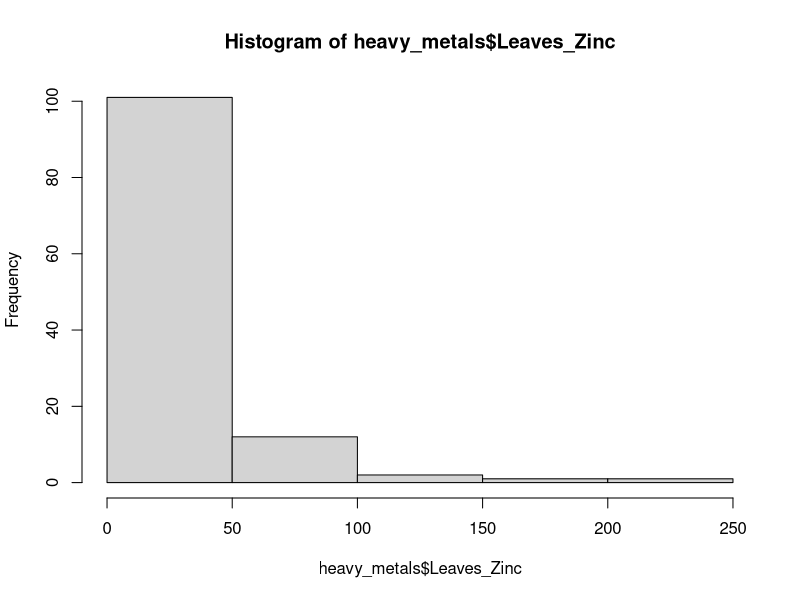
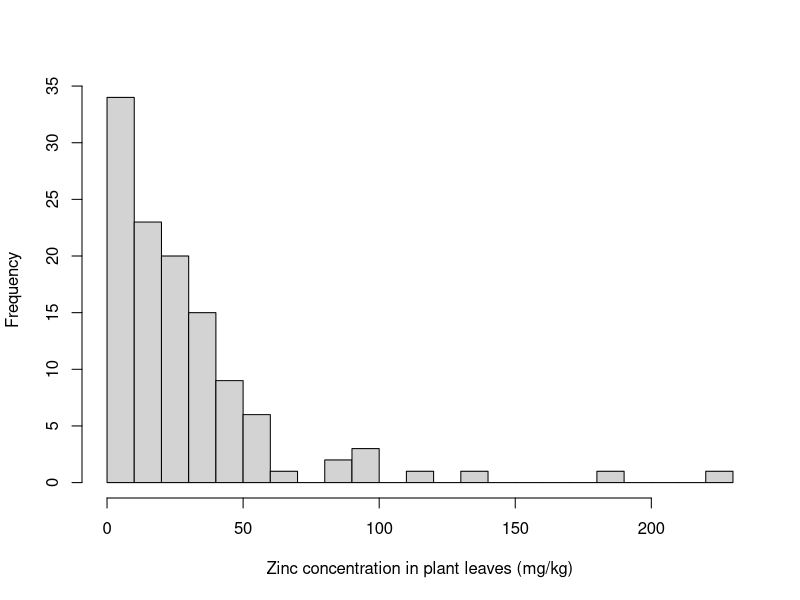
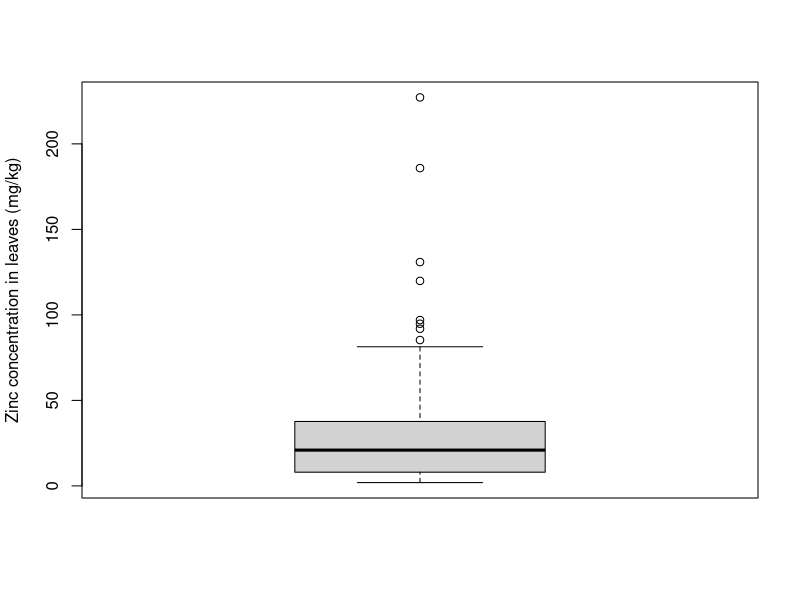
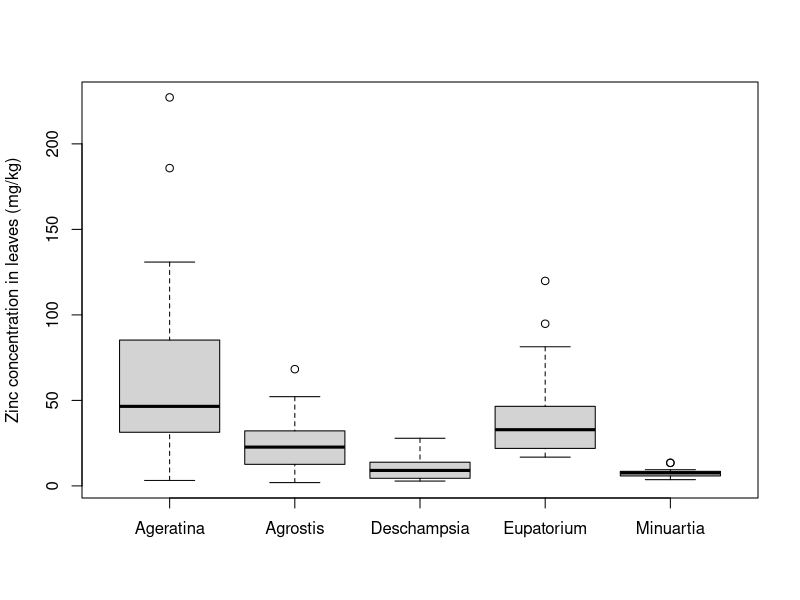
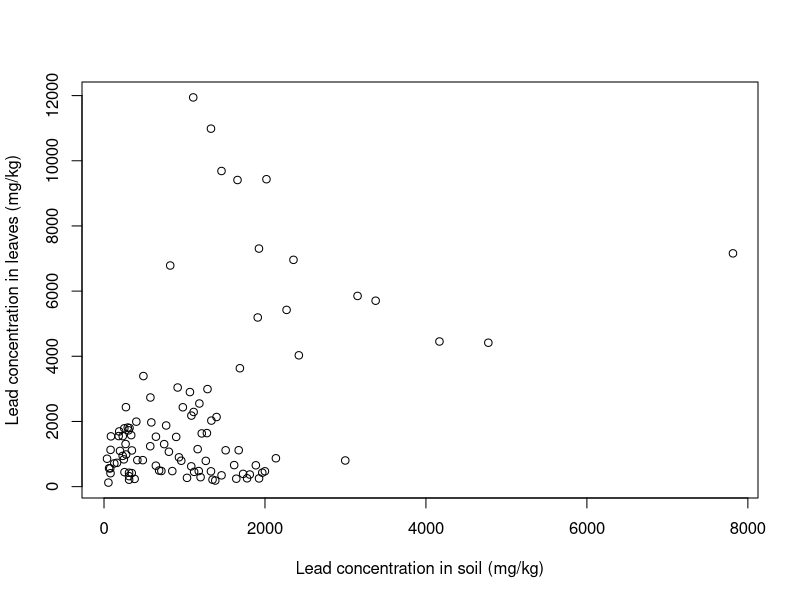
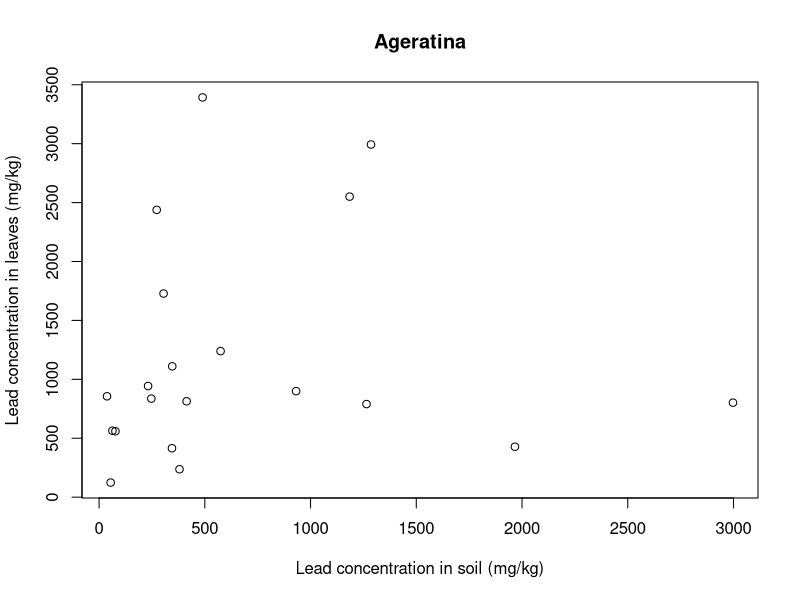
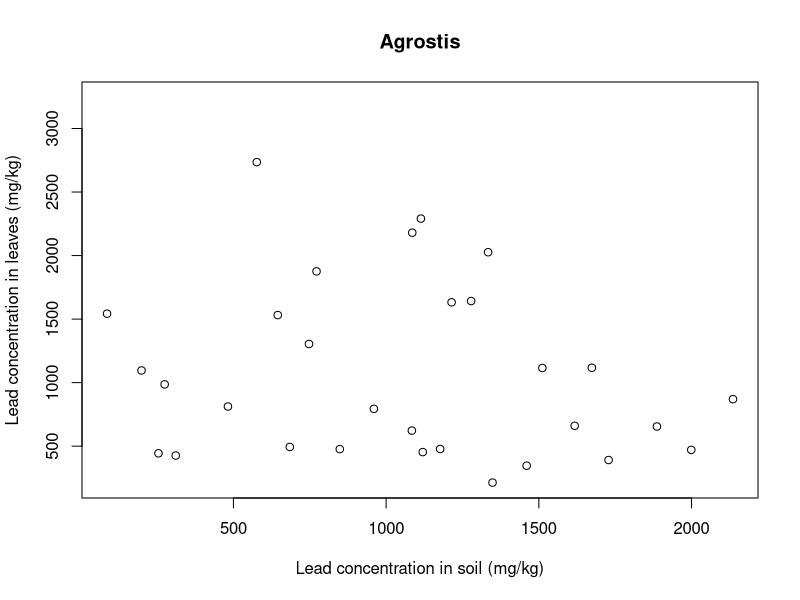
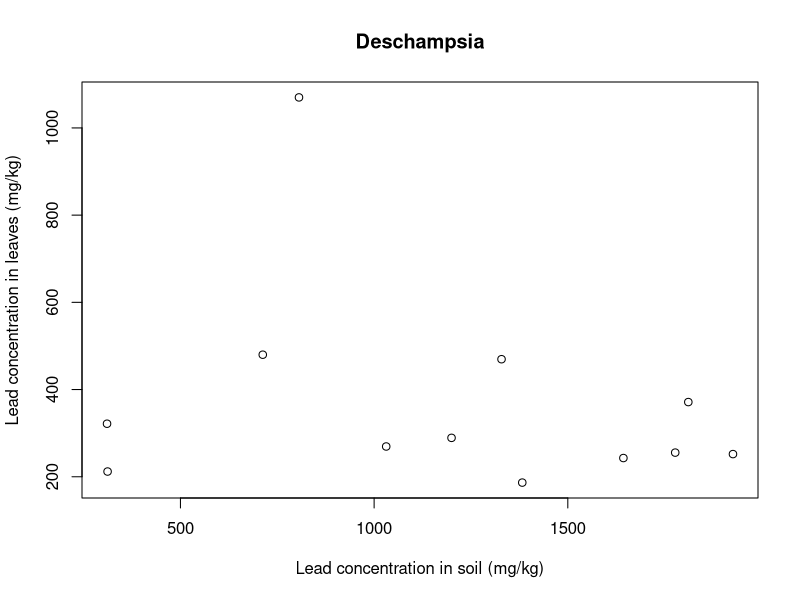

Source code (R) for these figures, in order: (Note: this script raises an error after producing the figures.)
## ---- chunk 1
knitr::opts_chunk$set(echo = TRUE)
#https://kbroman.org/knitr_knutshell/pages/Rmarkdown.html
## ---- chunk 2
library(ggplot2)
## ---- chunk 3
message("Error in library(ggrepel) : there is no package called ‘ggrepel’")
#echo = FALSE prevents chunk from printing the R code in the html
## ---- chunk 4
heavy_metals <- read.csv(file = "Dietterich et al 2017 data for R course.csv")
## ---- chunk 5
colnames(heavy_metals)
head(heavy_metals)
str(heavy_metals)
## ---- chunk 6
colnames(heavy_metals) <- c("SampleID", "Species", "Mycorrhizal_Colonization",
                            "Leaves_Cadmium", "Leaves_Zinc", "Leaves_Lead",
                            "Soil_Cadmium", "Soil_Lead", "Soil_Zinc")
## ---- chunk 7
colnames(heavy_metals)
## ---- chunk 8
# Create a vector with the genus names
genera <- c("Ageratina", "Deschampsia", "Eupatorium", "Minuartia", "Agrostis")
# Name the elements of this vector according to their code
names(genera) <- c("AA", "DF", "ES", "MP", "AP")
genera

# Let's try indexing the new genera object
genera[c("AA", "AA", "AA")] # We get 3 times the full genus name of code AA

# Now let's give it the entire column of species
genera[heavy_metals$Species] # We get a new vector of all the genera names according to the code!

# Use the command above to overwrite the content of the column Species
heavy_metals$Species <- genera[heavy_metals$Species]
## ---- chunk 9
heavy_metals[c(1,30,50,75,90), 1:5]
## ---- chunk 10
heavy_metals$Species <- as.factor(heavy_metals$Species)
str(heavy_metals)
## ---- chunk 11
hist(heavy_metals$Leaves_Zinc)
## ---- chunk 12
hist(heavy_metals$Leaves_Zinc, breaks = 20, # Specify number of bins
     main = "", # Plot title
     xlab = "Zinc concentration in plant leaves (mg/kg)", # Axes labels
     ylab = "Frequency")
## ---- chunk 13
help(hist)
?hist
## ---- chunk 14
boxplot(heavy_metals$Leaves_Zinc,
        ylab = "Zinc concentration in leaves (mg/kg)")
## ---- chunk 15
boxplot(formula = Leaves_Zinc ~ Species, data = heavy_metals,
        ylab = "Zinc concentration in leaves (mg/kg)",
        xlab = "")
## ---- chunk 16
plot(formula = Leaves_Lead ~ Soil_Lead, data = heavy_metals,
     ylab = "Lead concentration in leaves (mg/kg)",
     xlab = "Lead concentration in soil (mg/kg)")
## ---- chunk 17
for(i in 1:5){ # 5 species of plant
  each_plant = subset(heavy_metals, Species == levels(heavy_metals$Species)[i]) # subset for each species
  plot(formula = Leaves_Lead ~ Soil_Lead, data = each_plant, # plot variables
       main = levels(heavy_metals$Species)[i], # title indexed to get species name
       ylab = "Lead concentration in leaves (mg/kg)",
       xlab = "Lead concentration in soil (mg/kg)")}
## ---- chunk 18
palette.pals() # several new palettes added as of R v4.0.0
## ---- chunk 19
# data frame for the colors you want for each species
plant_colors <- data.frame(Species = factor(levels(heavy_metals$Species)),
                           Color = c("darkgreen", "darkorange",
                                     "deepskyblue", "firebrick", "darkviolet"),
                           Symbol = c(7,19,24,0,8))
plant_colors
## ---- chunk 20
# Creating a function to calculate the standard error - same as last week
se <- function(x) {
  sd(x)/sqrt(length(x))}
## ---- chunk 21
# Calculate mean and standard error of zinc concentrations for each species
for_barplot <- with(data = heavy_metals,
                    aggregate(formula = Leaves_Zinc ~ Species, FUN = mean))

colnames(for_barplot) <- c("Species", "Mean_Zinc")

for_barplot$SE_Zinc <- with(data = heavy_metals,
                            aggregate(formula = Leaves_Zinc ~ Species, FUN = se))[,2]

for_barplot
## ---- chunk 22
#pdf(file = "baseRpanel.pdf", width = 8, height = 8) # Explained below

# par = graphical parameters 
par(mfrow = c(2,2)) # mfrow: panel of 2x2 plots, ordered by row

# Histogram
hist(heavy_metals$Soil_Zinc, breaks = 20,
     main = "",
     xlab = "Zinc concentration in soil (mg/kg)")

# Boxplot
boxplot(formula = Leaves_Zinc ~ Species, data = heavy_metals,
        col = plant_colors$Color,
        xaxt = "n", # Suppress the x axis completely
        ylab = "Zinc concentration in leaves (mg/kg)",
        xlab = "",
        main = "Boxplots are better than barplots:")

text(x = 1:5, y = -23, # Position to add labels in x axis
     labels = for_barplot$Species, # Text to add
     xpd = TRUE, # Enable text outside the plot region
     srt = 15) # Angle

mtext(text = "GOOD INFO/INK RATIO",
      side = 3, # Side of graph
      col = "firebrick",
      cex = .8) # Size of text

# Scatter plot
plot(formula = Mycorrhizal_Colonization*100 ~ Soil_Zinc,
     data = heavy_metals,
     col = palette.colors(n = 5, "Dark 2"),
     pch = plant_colors$Symbol,
     ylab = "Root colonization by fungi (%)",
     xlab = "Zinc concentration in soil (mg/kg)")

mtext(text = "Different color palette just to illustrate",
      side = 4,
      col = "firebrick",
      cex = .8)

## text() - adds text to plot
## mtext() - adds text into one of the four margins of the plot

# Barplot
barplot(formula = Mean_Zinc ~ Species,
        data = for_barplot,
        col = plant_colors$Color,
        xaxt = "n",
        ylab = "Zinc concentration in leaves (mg/kg)",
        xlab = "",
        ylim = c(0,80))

text(x = c(0.7,1.9,3.1,4.3,5.5),
     y = -5,
     labels = for_barplot$Species,
     xpd=TRUE,
     srt=15)

arrows(y0 = for_barplot$Mean_Zinc-for_barplot$SE_Zinc,
       y1 = for_barplot$Mean_Zinc+for_barplot$SE_Zinc,
       x0 = c(0.7,1.9,3.1,4.3,5.5),
       x1 = c(0.7,1.9,3.1,4.3,5.5),
       angle=90,
       code=3,
       length = 0.1)

mtext(text = "BAD INFO/INK RATIO",
      side = 3,
      col = "firebrick",
      cex = .8)

par(mfrow = c(1,1)) # Set graphic device back to 1 plot only

#dev.off() # Explained below
## ---- chunk 23
pdf(file = "baseRhist.pdf", width = 5, height = 5) # Open device

hist(heavy_metals$Soil_Zinc, breaks = 20,
     main = "Zinc concentrations (mg/kg)", xlab= "Soil")

dev.off() # Close device
## ---- chunk 24
?ggplot
## ---- chunk 25
ggplot(heavy_metals) # Just an empty plot, but holds the data to be used
## ---- chunk 26
ggplot(heavy_metals, aes(x = Leaves_Zinc)) + # Dataset and variable specified to the x axis
  geom_histogram(bins = 20, na.rm = TRUE) # Specify histogram type of plot
## ---- chunk 27
gghist <- ggplot(heavy_metals, aes(x = Leaves_Zinc)) +
  geom_histogram(bins = 20, na.rm = TRUE) +
  theme_minimal() + # Various default themes
  labs(x = "Zinc concentration in plant leaves (mg/kg)", y = "Frequency") # Titles

gghist
## ---- chunk 28
ggplot(heavy_metals) +
  geom_boxplot(aes(y = Leaves_Zinc, x = Species), na.rm = TRUE) + # boxplot with variables in aesthetics
  theme_minimal() +
  labs(x = "", y = "Zinc concentration in plant leaves (mg/kg)")
## ---- chunk 29
ggplot(heavy_metals) +
  geom_boxplot(aes(y = Leaves_Zinc, x = Species,
                   col = Species, fill = Species), na.rm = TRUE) + # new color aesthetics
  theme_minimal() +
  labs(x = "", y = "Zinc concentration in plant leaves (mg/kg)")
## ---- chunk 30
ggplot(heavy_metals) +
  geom_boxplot(aes(y = Leaves_Zinc, x = Species,
                   col = Species, fill = Species),
               na.rm = TRUE,
               alpha = 0.3) + # Transparency
  theme_minimal() +
  labs(x = "", y = "Zinc concentration in plant leaves (mg/kg)") +
  scale_fill_brewer(palette = "Dark2") + # Color palette for the fill
  scale_color_brewer(palette = "Dark2") # and for the borders
## ---- chunk 31
?scale_color_brewer
## ---- chunk 32
ggbox <- ggplot(heavy_metals) +
  geom_boxplot(aes(y = Leaves_Zinc, x = Species,
                   col = Species, fill = Species),
               na.rm = TRUE,
               alpha = 0.6) +
  theme_minimal() +
  labs(x = "", y = "Zinc concentration in plant leaves (mg/kg)") +
  scale_fill_brewer(palette = "Dark2") +
  scale_color_brewer(palette = "Dark2") +
  theme(legend.position = "none", # Remove legend
        axis.text.x = element_text(face = "italic", # Make names italic
                                   size = 12, # Increase font size for x labels
                                   angle = 15)) # Angle of x labels

ggbox
## ---- chunk 33
ggpoint <- ggplot(heavy_metals, aes(x = Soil_Lead, y = Leaves_Lead)) +
  geom_point(aes(col = Species, fill = Species), # aestethics for geom_points
             na.rm = TRUE, pch = 22, size = 3) + # attributes for points
  theme_minimal() +
  theme(axis.title = element_text(size = 11),
        legend.text = element_text(face = "italic", size = 11), # Italics in the legend
        #legend.position = "top", # Position of legend
        legend.position = "none", # Position of legend
        legend.title = element_blank()) + # Remove title of legend
  scale_fill_brewer(palette = "Dark2") +
  scale_color_brewer(palette = "Dark2") +
  geom_text(aes(label = SampleID), data = subset(heavy_metals, Leaves_Lead > 10000)) + # Label subset of points
  labs(x = "Lead concentration in soil (mg/kg)",
       y = "Lead concentration in leaves (mg/kg)")

ggpoint
## ---- chunk 34
ggbar <- ggplot(heavy_metals, aes(y = Leaves_Zinc, x = Species,
                         col = Species, fill = Species)) +
  geom_bar(stat = "summary", fun = "mean", na.rm = TRUE) + # Barplot with mean as summary statistics
  stat_summary(fun.data = mean_se, geom = "errorbar", na.rm = TRUE, # Add SE bars
               width = .5, col = "black") +
  theme_minimal() +
  theme(axis.title.x = element_blank(),
        axis.text.x = element_text(size = 12, face = "italic", angle = 15),
        legend.text = element_text(face = "italic", size = 12),
        legend.position = "none") +
  scale_color_brewer(palette = "Dark2") + 
  scale_fill_brewer(palette = "Dark2") +
  labs(x = "", y = "Zinc concentration in leaves (mg/kg)")

ggbar
## ---- chunk 35
zinc_box <- ggplot(heavy_metals) +
  geom_boxplot(aes(y = Leaves_Zinc, x = Species), na.rm = TRUE)
## ---- chunk 36
zinc_box
## ---- chunk 37
zinc_box +
  theme_minimal() +
  labs(x = "", y = "Zinc concentration in plant leaves (mg/kg)")
## ---- chunk 38
ggplot(heavy_metals) +
  geom_point(aes(x = Soil_Lead, y = Leaves_Lead, fill = Species),
             na.rm = TRUE, pch = 22, size = 3) +
  theme_minimal() +
  facet_wrap(~ Species, nrow = 3) + # Wrap plots by Species
  theme(axis.title = element_text(size = 12),
        legend.position = "none",
        strip.text = element_text(size = 12, face = "italic")) +
  scale_fill_brewer(palette = "Dark2") +
  labs(x = "Lead concentration in leaves (mg/kg)",
       y = "Lead concentration in soil (mg/kg)")
## ---- chunk 39
library(cowplot)
## ---- chunk 40
# GIVE IT A TRY:
## ---- chunk 41
metal_plots <- plot_grid(gghist, ggbox, ggpoint, ggbar,
          nrow = 2, # Plots distributed in two rows
          align = "h", # Align plots horizontally
          axis = "l", # Side on which to align
          labels = "AUTO", # Place autmatic labels on each plot
          scale = 0.88) # Scale down the size of plots to increase white space in between

metal_plots
## ---- chunk 42
# IMPORT AND EXPLORE YOUR DATA
## ---- chunk 43
# PLOT 1
## ---- chunk 44
# PLOT 2
## ---- chunk 45
# PANEL WITH MULTIPLE PLOTS
## ---- chunk 46
# SAVE
